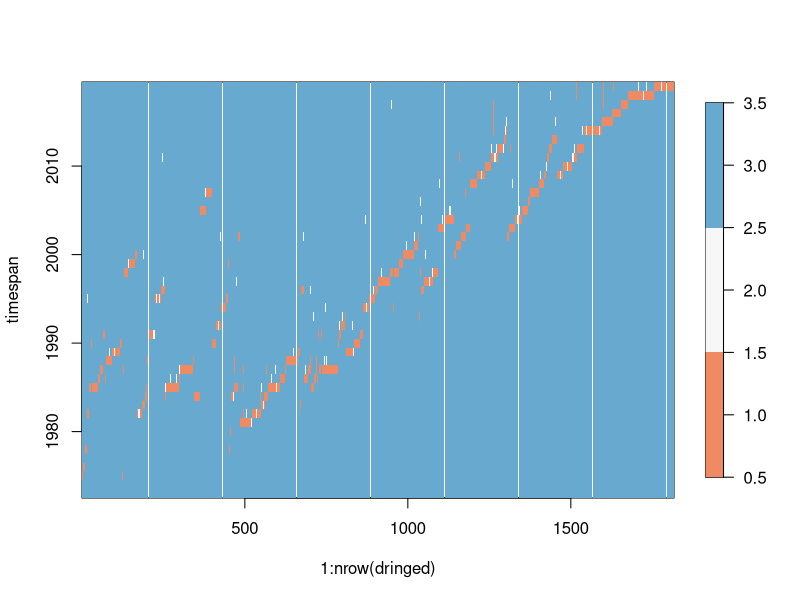
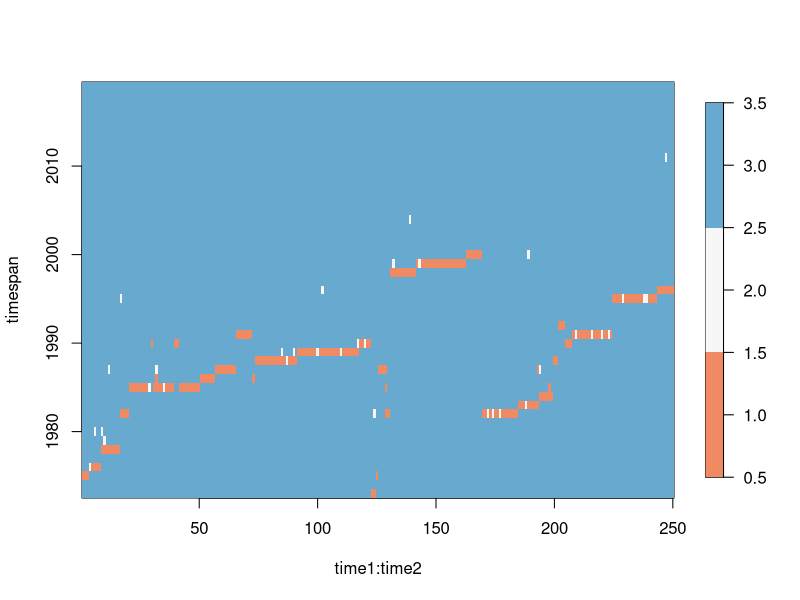
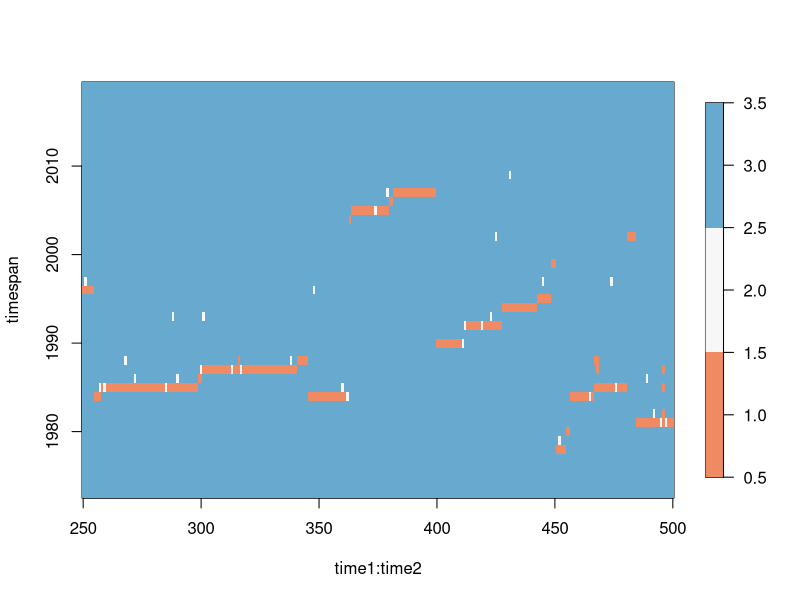
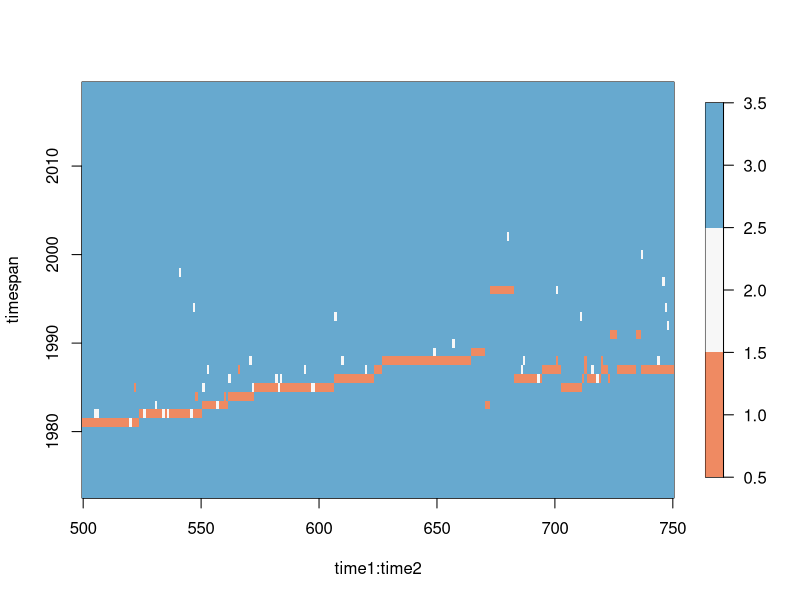
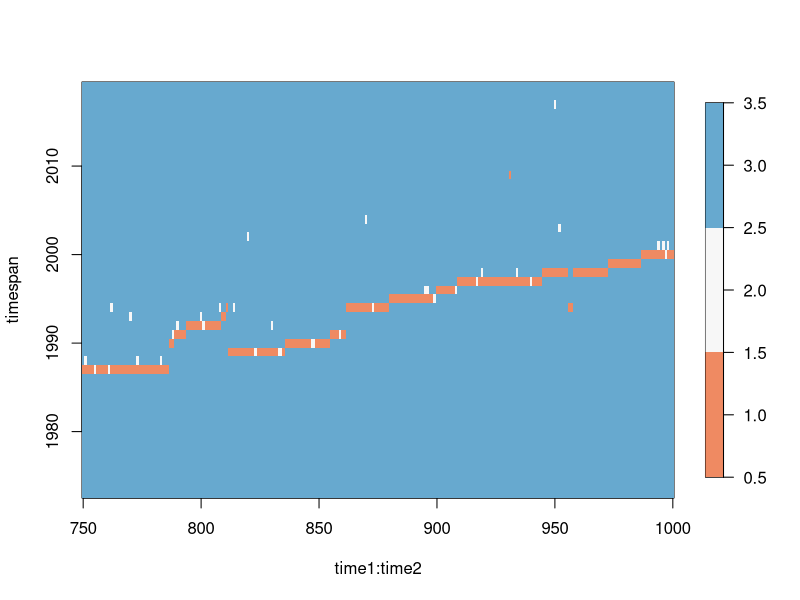
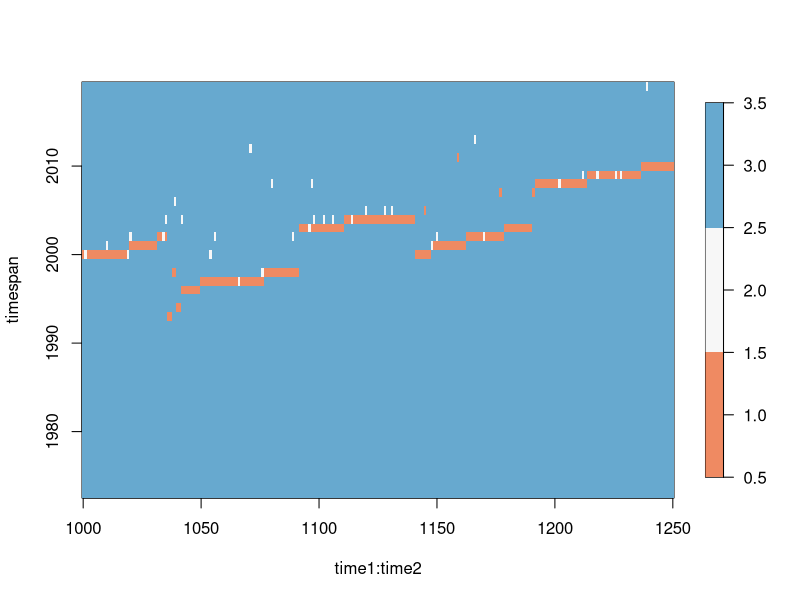
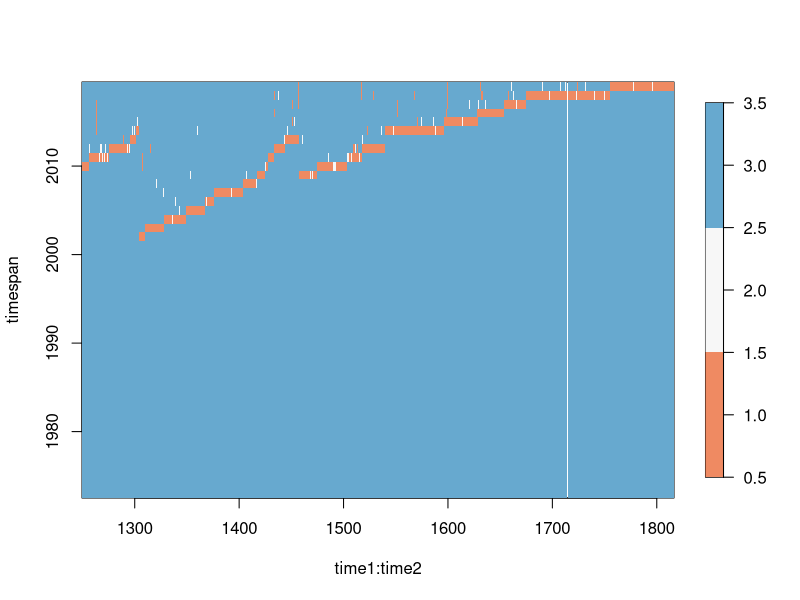
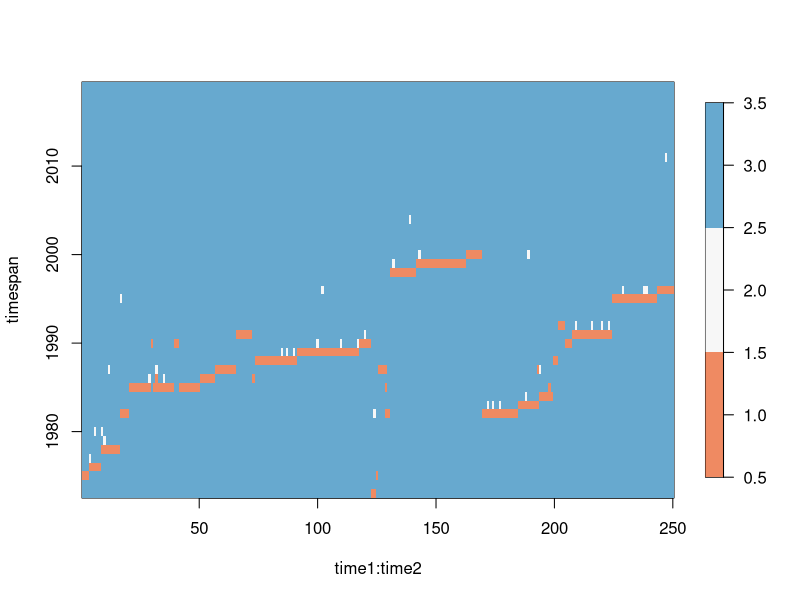

Reproduce these figures in R, in order.
## ---- chunk 1
dringed<-read.csv("data/Gyrs_ringed.csv")
dringed20<-read.csv("data/RingingDataAdditionJan2020.csv")
dringed<-rbind(dringed,dringed20)
head(dringed) # What's in the data table
length(unique(dringed$Ring_No)) #How many unique bird IDs - 1816 (vs 1653 previously)
## ---- chunk 2
drecov<-read.csv("data/Gyrs_recovered.csv")
drecov20<-read.csv("data/EncounterDataAdditionJan2020.csv")
drecov<-rbind(drecov,drecov20)
head(drecov)
length(unique(drecov$Ring_No)) #How many unique bird IDs in Gyrs_recovered.csv (293 vs 270 previously)
## ---- chunk 3
Birds_ringed = unique(dringed$Ring_No)
Birds_recov = unique(drecov$Ring_No)
min_year = min(dringed$Ringed_year)
max_year = max(dringed$Ringed_year)
min_year
max_year
### check
min(drecov$Year_recorded)
max_year = max(drecov$Year_recorded) #because it's 2019
timespan = min_year:max_year
time_index = 1:length(timespan)
time_index_max = length(timespan)
CH = matrix(NA,nrow=nrow(dringed),ncol=time_index_max)

dringed$First_recov_date = NA
dringed$First_recov_year = NA
dringed$First_recov_type = NA

for (i in 1:nrow(dringed))
{
    ## if it's ringed, we put a 1 on capture year
    year_ringed = dringed$Ringed_year[i]-min_year+1
    CH[i,year_ringed] = 1
  if (dringed$Ring_No[i] %in% Birds_recov)
  {
    ## Keep in mind they can be recorded several times
    year_recov = drecov$Year_recorded[drecov$Ring_No == as.character(dringed$Ring_No[i])]
    dates_recov = drecov$Date_recovered[drecov$Ring_No == as.character(dringed$Ring_No[i])]
    type_recov = drecov$Condition_Euring_code[drecov$Ring_No == as.character(dringed$Ring_No[i])]
    
    dringed[i,]$First_recov_year = year_recov[1]
    dringed[i,]$First_recov_date = as.character(as.Date(dates_recov[1],format="%m/%d/%Y"))
    dringed[i,]$First_recov_type = type_recov[1]
    
    for (d in 1:length(year_recov)){
        year_recov_focal = year_recov[d]-min_year+1

         if  (type_recov[d] %in% c(4,7,8)){ #live recovery
           CH[i,year_recov_focal] = 1
           print(c("Delta years",year_recov[d]-dringed$Ringed_year[i],"Individual",as.character(dringed$Ring_No[i]),"Status",CH[i,year_recov_focal]))
           } else {
           CH[i,year_recov_focal] = 2
            print(c("Delta years",year_recov[d]-dringed$Ringed_year[i],"Individual",as.character(dringed$Ring_No[i]),"Status",CH[i,year_recov_focal])) 
            }
      }#end of for loop on all dates where the bird was recorded

  }#end of if condition on whether the bird was captured
  else {
    if (year_ringed<time_index_max)
        {
          CH[i,(year_ringed+1):time_index_max] = 3
        }
    #else nothing, since we do not have to add what happens afterwards
  }
  
}
CH[is.na(CH)]=3

### Plotting the capture histories
library('RColorBrewer')
library('fields')
cols = brewer.pal(3,"RdBu")
rf <- colorRampPalette(cols)   # make colors
# voir aussi  http://www.sthda.com/french/wiki/couleurs-dans-r
image.plot(1:nrow(dringed),timespan,CH,col=cols)

#Verif of data by blocks
time1=1
time2=250
image.plot(time1:time2,timespan,CH[time1:time2,],col=cols)

time1=250
time2=500
image.plot(time1:time2,timespan,CH[time1:time2,],col=cols)

time1=500
time2=750
image.plot(time1:time2,timespan,CH[time1:time2,],col=cols)
## A number of individuals are either recaptured dead the same year or there is a date problem



time1=750
time2=1000
image.plot(time1:time2,timespan,CH[time1:time2,],col=cols)

time1=1000
time2=1250
image.plot(time1:time2,timespan,CH[time1:time2,],col=cols)

time1=1250
time2=nrow(dringed)
image.plot(time1:time2,timespan,CH[time1:time2,],col=cols)

## ---- chunk 4
### Create data structure where the recovery information is appended to ringed birds dataframe
dringed_recovered = subset(dringed,(dringed$Ring_No %in% Birds_recov) & (dringed$Ringed_year==dringed$First_recov_year))
dringed_pb = subset(dringed_recovered,dringed_recovered$First_recov_type==2)
### Actually it's *more* of a Pb if the recovery type is 2 but it is also a problem if it is 
dringed_pb = dringed_recovered
head(dringed_pb)
nrow(dringed_pb) #33 before -- 112 now!
dringed_pb
write.csv(dringed_pb,file="RingedAndRecovered_sameYear_jan2020.csv")

### Are all the birds ringed in June-July? 
table(dringed$Ringed_month)
### Answer is May-June-July. We can say that they have been observed the next year to be dead if they are dead in the year of the ringing, but not if they are alive. 
### It means that if they have been seen alive at 6 month, we don't know the status the next year. But on the other hand, only death is permanent. 
### Sounds reasonable to write a 2 the next year in that case. 
### Let's do that

CH = matrix(NA,nrow=nrow(dringed),ncol=time_index_max)

for (i in 1:nrow(dringed))
{
    ## if it's ringed, we put a 1 on capture year
    year_ringed = dringed$Ringed_year[i]-min_year+1
    CH[i,year_ringed] = 1
  if (dringed$Ring_No[i] %in% Birds_recov)
  {
    ## Keep in mind they can be recorded several times
    year_recov = drecov$Year_recorded[drecov$Ring_No == as.character(dringed$Ring_No[i])]
    dates_recov = drecov$Date_recovered[drecov$Ring_No == as.character(dringed$Ring_No[i])]
    type_recov = drecov$Condition_Euring_code[drecov$Ring_No == as.character(dringed$Ring_No[i])]
    
    dringed[i,]$First_recov_year = year_recov[1]
    dringed[i,]$First_recov_date = as.character(as.Date(dates_recov[1],format="%m/%d/%Y"))
    dringed[i,]$First_recov_type = type_recov[1]
    
    for (d in 1:length(year_recov)){
        year_recov_focal = year_recov[d]-min_year+1

         if  (type_recov[d] %in% c(4,7,8)){ #live recovery
           CH[i,year_recov_focal] = 1
         } 
         else {
           # Asks whether the year of the ring is the year of recovery
           if(dringed[i,]$Ringed_year==dringed[i,]$First_recov_year){#Yes
             #Then keep the 1 and put 2 the next year, since the individual died through that year
             CH[i,year_recov_focal] = 1
             if ((year_recov_focal+1)<time_index_max){CH[i,year_recov_focal+1] = 2}
           }
           else { #the ring of the year is not that of the recovery
             CH[i,year_recov_focal] = 2
           }
        
           }
      }#end of for loop on all dates where the bird was recorded

  }#end of if condition on whether the bird was captured
  else {
    #birds that are never captured again
    if (year_ringed<time_index_max)
        {
          CH[i,(year_ringed+1):time_index_max] = 3
        }
    #else nothing, since we do not have to add what happens afterwards
  }
  
}

CH[is.na(CH)]=3

## ---- chunk 5

#Verif of data by blocks
time1=1
time2=250
image.plot(time1:time2,timespan,CH[time1:time2,],col=cols)

time1=250
time2=500
image.plot(time1:time2,timespan,CH[time1:time2,],col=cols)

time1=500
time2=750
image.plot(time1:time2,timespan,CH[time1:time2,],col=cols)

time1=750
time2=1000
image.plot(time1:time2,timespan,CH[time1:time2,],col=cols)

time1=1000
time2=1250
image.plot(time1:time2,timespan,CH[time1:time2,],col=cols)

time1=1250
time2=nrow(dringed)
image.plot(time1:time2,timespan,CH[time1:time2,],col=cols)

### All good. 
write.csv(CH,file = "data/CaptureHistories2020.csv")


## Sort the capture histories by first capture
x=sort(dringed$Ringed_year,index.return = TRUE)
x$ix #index of rank
CHordered = CH[x$ix,]

## Better colors
old_cols = cols
cols[1] = cols[3]
cols[2] = "#000000"
cols[3] = "#FFFFFF"

pdf(file = "ObservedStates.pdf",width=10,height=4)
image.plot(1:nrow(dringed),timespan,CHordered ,col=cols,xlab="Individual ID",ylab = "Time")
dev.off()

cols=old_cols

## ---- chunk 6
table(dringed$EurAgeCode)
table(dringed$EurAgeText)
# So we output a vector 
dringed$EurAgeCode[dringed$EurAgeCode==8]=2
stagemarking = dringed$EurAgeCode
write.csv(stagemarking,file = "data/stagemarking2020.csv")

#We also need the year of first marking
fmarking = dringed$First_recov_year
write.csv(fmarking ,file = "data/fmarking2020.csv")
